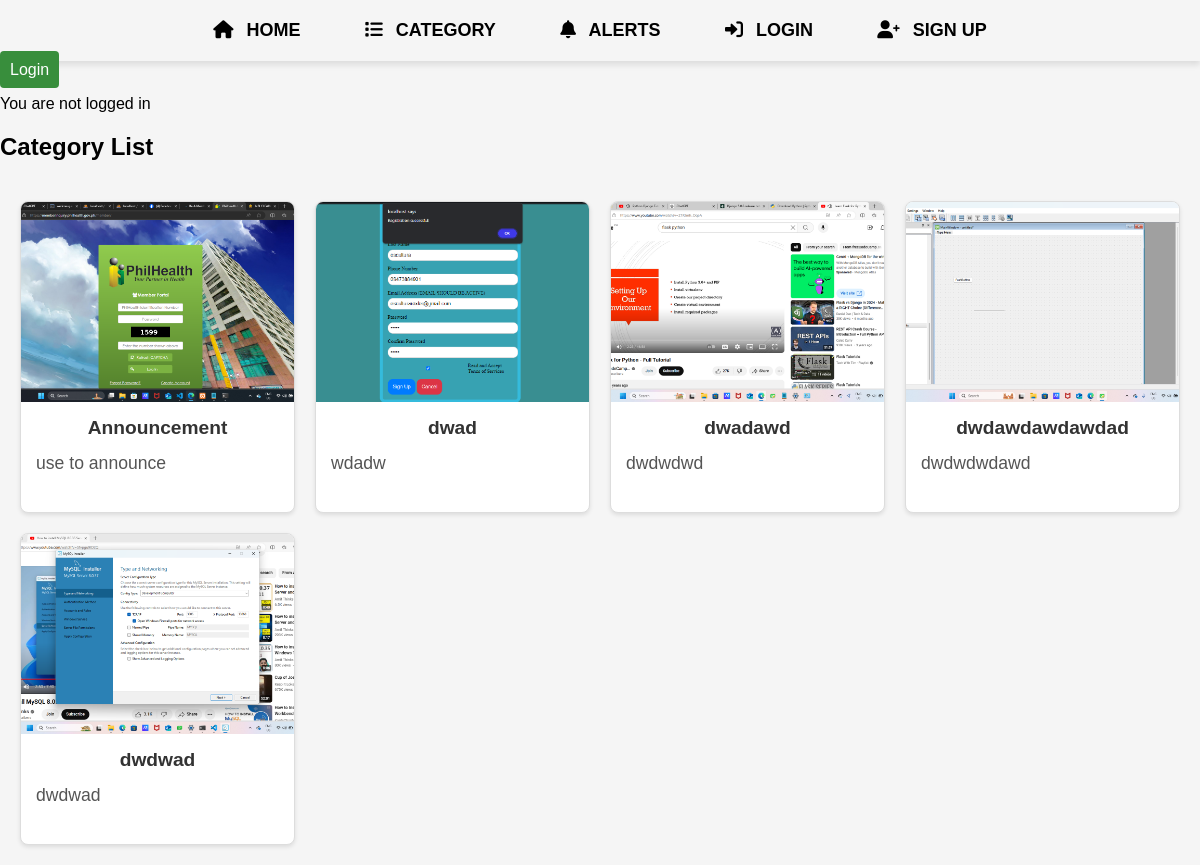
Page /categories/ on the committed database.
### app/models.py (models this page shows, shortened)
class Category(models.Model):
    category_image = models.ImageField(upload_to='media/', null=True, blank=True)
    name = models.CharField(max_length=100, unique=True)
    description = models.TextField(blank=True)
    def get_absolute_url(self):
        return reverse('category_detail', kwargs={'pk': self.pk})

### app/views.py (the view)
# urls.py: path('categories/', CategoryListView.as_view(), name='category_list'),
class CategoryListView(ListView):
    model = Category
    template_name = 'category/category_list.html'
    context_object_name = 'categories'

### app/templates/category/category_list.html (shortened to what this page needs)
{% extends 'app/base.html' %}
{% block content %}
    <h2>Category List</h2>
    <div class="category-gallery">
        {% for category in categories %}
            <div class="category-card">
                <div class="category-image">
                    {% if category.category_image %}
                    <a href="{{ category.get_absolute_url }}">
                         <img src="{{ category.category_image.url }}" alt="{{ category.name }} Image" class="category-img">
                    </a>
                    {% else %}
                        <div class="no-image">No image available</div>
                    {% endif %}
                </div>
                <div class="category-info">
                    <a href="{{ category.get_absolute_url }}" class="category-link">{{ category.name }}</a>
                    <p class="category-description">{{ category.description }}</p>
                </div>
            </div>
        {% endfor %}
    </div>
{% endblock content %}

### static/css/base.css (style rules this page uses)
* { box-sizing: border-box; }
body { font-family: 'Arial', sans-serif; background-color: #f5f5f5; margin: 0; padding: 0; }
.category-gallery { display: grid; grid-template-columns: repeat(auto-fill, minmax(250px, 1fr)); gap: 20px; padding: 20px; }
.category-card { border: 1px solid #ddd; border-radius: 8px; overflow: hidden; background-color: #fff; box-shadow: 0 2px 4px rgba(0, 0, 0, 0.1); transition: transform 0.3s ease, box-shadow 0.3s ease; }
.category-image { height: 200px; overflow: hidden; position: relative; }
.category-img { width: 100%; height: 100%; object-fit: cover; }
.category-info { padding: 15px; text-align: center; }
.category-link { font-size: 1.2em; font-weight: bold; text-decoration: none; color: #333; transition: color 0.3s ease; }
.category-description { color: #666; font-size: 0.95em; margin-top: 10px; text-align: justify; }
.category-description { font-size: 1.1em; line-height: 1.6; color: #555; margin-bottom: 20px; }

### rows in the picture
Category: category_image (picture), name "Announcement", description "use to announce"
Category: category_image (picture), name "dwad", description "wdadw"
Category: category_image (picture), name "dwadawd", description "dwdwdwd"
Category: category_image (picture), name "dwdawdawdawdad", description "dwdwdwdawd"
Category: category_image (picture), name "dwdwad", description "dwdwad"
